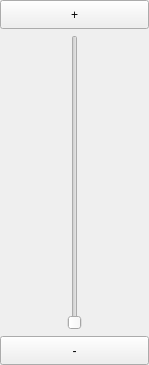
<?xml version="1.0" encoding="UTF-8"?>
<ui version="4.0">
 <class>VertCustomSlider</class>
 <widget class="QWidget" name="VertCustomSlider">
  <property name="geometry">
   <rect>
    <x>0</x>
    <y>0</y>
    <width>149</width>
    <height>365</height>
   </rect>
  </property>
  <property name="sizePolicy">
   <sizepolicy hsizetype="Preferred" vsizetype="Preferred">
    <horstretch>0</horstretch>
    <verstretch>0</verstretch>
   </sizepolicy>
  </property>
  <property name="windowTitle">
   <string>Form</string>
  </property>
  <layout class="QVBoxLayout" name="verticalLayout">
   <property name="leftMargin">
    <number>0</number>
   </property>
   <property name="topMargin">
    <number>0</number>
   </property>
   <property name="rightMargin">
    <number>0</number>
   </property>
   <property name="bottomMargin">
    <number>0</number>
   </property>
   <item>
    <widget class="QPushButton" name="pushButton_Up">
     <property name="sizePolicy">
      <sizepolicy hsizetype="Minimum" vsizetype="Preferred">
       <horstretch>1</horstretch>
       <verstretch>1</verstretch>
      </sizepolicy>
     </property>
     <property name="text">
      <string>+</string>
     </property>
    </widget>
   </item>
   <item>
    <widget class="QSlider" name="verticalSlider">
     <property name="sizePolicy">
      <sizepolicy hsizetype="Preferred" vsizetype="Preferred">
       <horstretch>1</horstretch>
       <verstretch>10</verstretch>
      </sizepolicy>
     </property>
     <property name="tracking">
      <bool>true</bool>
     </property>
     <property name="orientation">
      <enum>Qt::Vertical</enum>
     </property>
    </widget>
   </item>
   <item>
    <widget class="QPushButton" name="pushButton_Down">
     <property name="sizePolicy">
      <sizepolicy hsizetype="Minimum" vsizetype="Preferred">
       <horstretch>1</horstretch>
       <verstretch>1</verstretch>
      </sizepolicy>
     </property>
     <property name="text">
      <string>-</string>
     </property>
    </widget>
   </item>
  </layout>
 </widget>
 <resources/>
 <connections/>
</ui>
